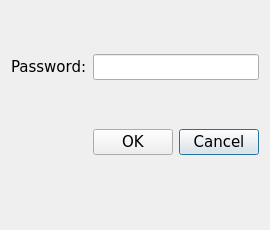
<?xml version="1.0" encoding="UTF-8"?>
<ui version="4.0">
 <class>Sup_Password</class>
 <widget class="QDialog" name="Sup_Password">
  <property name="geometry">
   <rect>
    <x>0</x>
    <y>0</y>
    <width>270</width>
    <height>230</height>
   </rect>
  </property>
  <property name="font">
   <font>
    <family>Verdana</family>
    <pointsize>11</pointsize>
   </font>
  </property>
  <property name="windowTitle">
   <string>Password</string>
  </property>
  <layout class="QGridLayout" name="gridLayout">
   <item row="2" column="2">
    <widget class="QPushButton" name="cancel_btn">
     <property name="text">
      <string>Cancel</string>
     </property>
    </widget>
   </item>
   <item row="2" column="1">
    <widget class="QPushButton" name="ok_btn">
     <property name="text">
      <string>OK</string>
     </property>
    </widget>
   </item>
   <item row="0" column="1" colspan="2">
    <widget class="QLineEdit" name="password_input"/>
   </item>
   <item row="0" column="0">
    <widget class="QLabel" name="password_label">
     <property name="text">
      <string>Password:</string>
     </property>
    </widget>
   </item>
   <item row="3" column="0" colspan="3">
    <spacer name="horizontalSpacer_2">
     <property name="orientation">
      <enum>Qt::Orientation::Horizontal</enum>
     </property>
     <property name="sizeHint" stdset="0">
      <size>
       <width>40</width>
       <height>20</height>
      </size>
     </property>
    </spacer>
   </item>
  </layout>
 </widget>
 <resources/>
 <connections/>
</ui>
